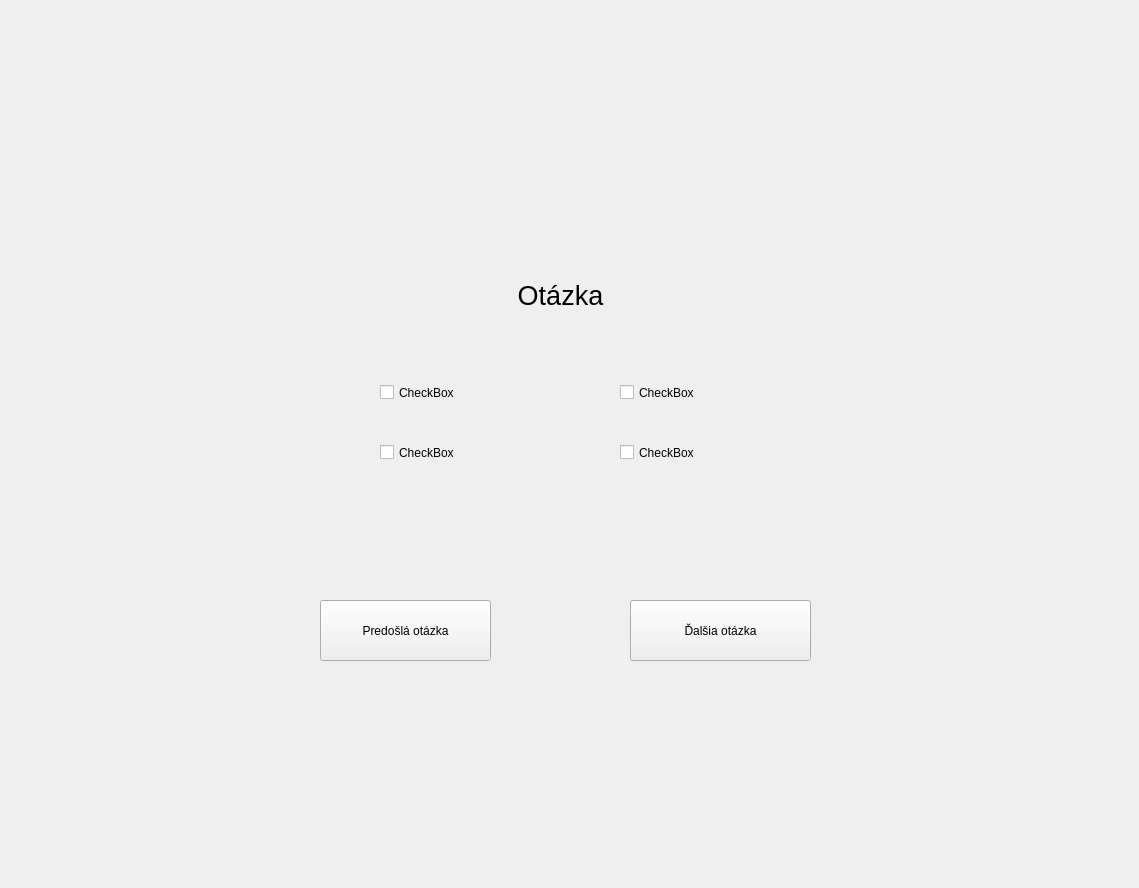
<?xml version="1.0" encoding="UTF-8"?>
<ui version="4.0">
 <class>Form</class>
 <widget class="QWidget" name="Form">
  <property name="geometry">
   <rect>
    <x>0</x>
    <y>0</y>
    <width>1139</width>
    <height>888</height>
   </rect>
  </property>
  <property name="windowTitle">
   <string>Form</string>
  </property>
  <widget class="QWidget" name="widget" native="true">
   <property name="geometry">
    <rect>
     <x>290</x>
     <y>180</y>
     <width>551</width>
     <height>521</height>
    </rect>
   </property>
   <widget class="QLabel" name="label">
    <property name="geometry">
     <rect>
      <x>160</x>
      <y>70</y>
      <width>221</width>
      <height>91</height>
     </rect>
    </property>
    <property name="font">
     <font>
      <family>Ubuntu</family>
      <pointsize>20</pointsize>
     </font>
    </property>
    <property name="text">
     <string>Otázka</string>
    </property>
    <property name="alignment">
     <set>Qt::AlignCenter</set>
    </property>
   </widget>
   <widget class="QCheckBox" name="checkBox">
    <property name="geometry">
     <rect>
      <x>90</x>
      <y>200</y>
      <width>104</width>
      <height>25</height>
     </rect>
    </property>
    <property name="text">
     <string>CheckBox</string>
    </property>
   </widget>
   <widget class="QCheckBox" name="checkBox_2">
    <property name="geometry">
     <rect>
      <x>90</x>
      <y>260</y>
      <width>104</width>
      <height>25</height>
     </rect>
    </property>
    <property name="text">
     <string>CheckBox</string>
    </property>
   </widget>
   <widget class="QCheckBox" name="checkBox_3">
    <property name="geometry">
     <rect>
      <x>330</x>
      <y>200</y>
      <width>104</width>
      <height>25</height>
     </rect>
    </property>
    <property name="text">
     <string>CheckBox</string>
    </property>
   </widget>
   <widget class="QCheckBox" name="checkBox_4">
    <property name="geometry">
     <rect>
      <x>330</x>
      <y>260</y>
      <width>104</width>
      <height>25</height>
     </rect>
    </property>
    <property name="text">
     <string>CheckBox</string>
    </property>
   </widget>
   <widget class="QPushButton" name="pushButton">
    <property name="geometry">
     <rect>
      <x>340</x>
      <y>420</y>
      <width>181</width>
      <height>61</height>
     </rect>
    </property>
    <property name="text">
     <string>Ďalšia otázka</string>
    </property>
   </widget>
   <widget class="QPushButton" name="pushButton_2">
    <property name="geometry">
     <rect>
      <x>30</x>
      <y>420</y>
      <width>171</width>
      <height>61</height>
     </rect>
    </property>
    <property name="text">
     <string>Predošlá otázka</string>
    </property>
   </widget>
  </widget>
 </widget>
 <resources/>
 <connections/>
</ui>
